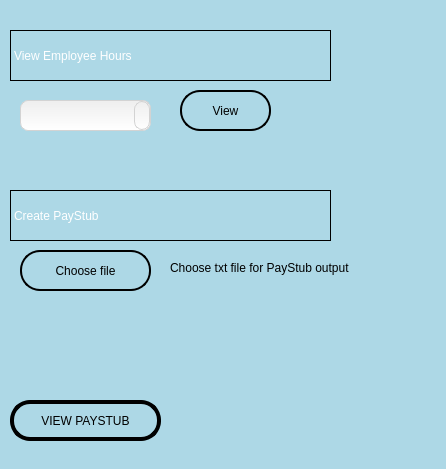
<?xml version="1.0" encoding="UTF-8"?>
<ui version="4.0">
 <class>PayView</class>
 <widget class="QDialog" name="PayView">
  <property name="geometry">
   <rect>
    <x>0</x>
    <y>0</y>
    <width>446</width>
    <height>469</height>
   </rect>
  </property>
  <property name="windowTitle">
   <string>Dialog</string>
  </property>
  <widget class="QGraphicsView" name="graphicsView">
   <property name="geometry">
    <rect>
     <x>-110</x>
     <y>-90</y>
     <width>1211</width>
     <height>781</height>
    </rect>
   </property>
   <property name="styleSheet">
    <string notr="true">QGraphicsView
{
	background-color: lightblue;
}</string>
   </property>
  </widget>
  <widget class="QLabel" name="label_2">
   <property name="geometry">
    <rect>
     <x>160</x>
     <y>60</y>
     <width>91</width>
     <height>16</height>
    </rect>
   </property>
   <property name="text">
    <string/>
   </property>
  </widget>
  <widget class="QComboBox" name="comboBox">
   <property name="geometry">
    <rect>
     <x>20</x>
     <y>100</y>
     <width>131</width>
     <height>31</height>
    </rect>
   </property>
   <property name="styleSheet">
    <string notr="true">QComboBox {
font-family:  &quot;Lucida Grande&quot;, Lucida, Verdana, sans-serif;
border: 1px solid #D3D3D3;
border-radius: 8px;
background: qlineargradient(x1: 0, y1: 0, x2: 0, y2: 1,stop: 0 #EEEEEE, stop: 1 #FFFFFF);
color: #333;
font-size: 6pt;
padding: 8px;
}
QComboBox:on {
background: qlineargradient(x1: 0, y1: 0, x2: 0, y2: 1,stop: 0 #D5D5D5, stop: 1 #EEEEEE);
 }
 
QComboBox::drop-down {
border: 1px solid #D3D3D3;
border-radius: 8px;
 }
 
QComboBox::down-arrow {
padding: 0px 5px 0px 5px;
image: url(&quot;/src/Resources/downicon.png&quot;);
 }</string>
   </property>
  </widget>
  <widget class="QPushButton" name="pushButton">
   <property name="geometry">
    <rect>
     <x>180</x>
     <y>90</y>
     <width>91</width>
     <height>41</height>
    </rect>
   </property>
   <property name="styleSheet">
    <string notr="true">QPushButton{
	border:2px solid black;
	border-radius:20px;
	color:black;
	background:transparent;
	font: 14pt, BOLD &quot;Arial&quot;;
}
QPushButton:hover
{
	background-color:rgb(0, 214, 214);
}	</string>
   </property>
   <property name="text">
    <string>View</string>
   </property>
  </widget>
  <widget class="QLabel" name="label_3">
   <property name="geometry">
    <rect>
     <x>10</x>
     <y>30</y>
     <width>321</width>
     <height>51</height>
    </rect>
   </property>
   <property name="styleSheet">
    <string notr="true">QLabel
{
	font: BOLD 22pt, &quot;Arial&quot;;
	color:white;
	border: 1px solid black;
}</string>
   </property>
   <property name="text">
    <string>View Employee Hours</string>
   </property>
  </widget>
  <widget class="QLabel" name="label_4">
   <property name="geometry">
    <rect>
     <x>10</x>
     <y>190</y>
     <width>321</width>
     <height>51</height>
    </rect>
   </property>
   <property name="styleSheet">
    <string notr="true">QLabel
{
	font: BOLD 22pt, &quot;Arial&quot;;
	color:white;
	border: 1px solid black;
}</string>
   </property>
   <property name="text">
    <string>Create PayStub</string>
   </property>
  </widget>
  <widget class="QPushButton" name="pushButton_2">
   <property name="geometry">
    <rect>
     <x>20</x>
     <y>250</y>
     <width>131</width>
     <height>41</height>
    </rect>
   </property>
   <property name="styleSheet">
    <string notr="true">QPushButton{
	border:2px solid black;
	border-radius:20px;
	color:black;
	background:transparent;
	font: 14pt, BOLD &quot;Arial&quot;;
}
QPushButton:hover
{
	background-color:rgb(0, 214, 214);
}	</string>
   </property>
   <property name="text">
    <string>Choose file</string>
   </property>
  </widget>
  <widget class="QPushButton" name="pushButton_3">
   <property name="geometry">
    <rect>
     <x>10</x>
     <y>400</y>
     <width>151</width>
     <height>41</height>
    </rect>
   </property>
   <property name="styleSheet">
    <string notr="true">QPushButton{
	border:4px solid black;
	border-radius:20px;
	color:black;
	background:transparent;
	font: 14pt, BOLD &quot;Arial&quot;;
}
QPushButton:hover
{
	background-color:rgb(0, 214, 214);
}	</string>
   </property>
   <property name="text">
    <string>VIEW PAYSTUB</string>
   </property>
  </widget>
  <widget class="QLabel" name="label">
   <property name="geometry">
    <rect>
     <x>170</x>
     <y>260</y>
     <width>211</width>
     <height>16</height>
    </rect>
   </property>
   <property name="text">
    <string>Choose txt file for PayStub output</string>
   </property>
  </widget>
 </widget>
 <resources/>
 <connections/>
</ui>
